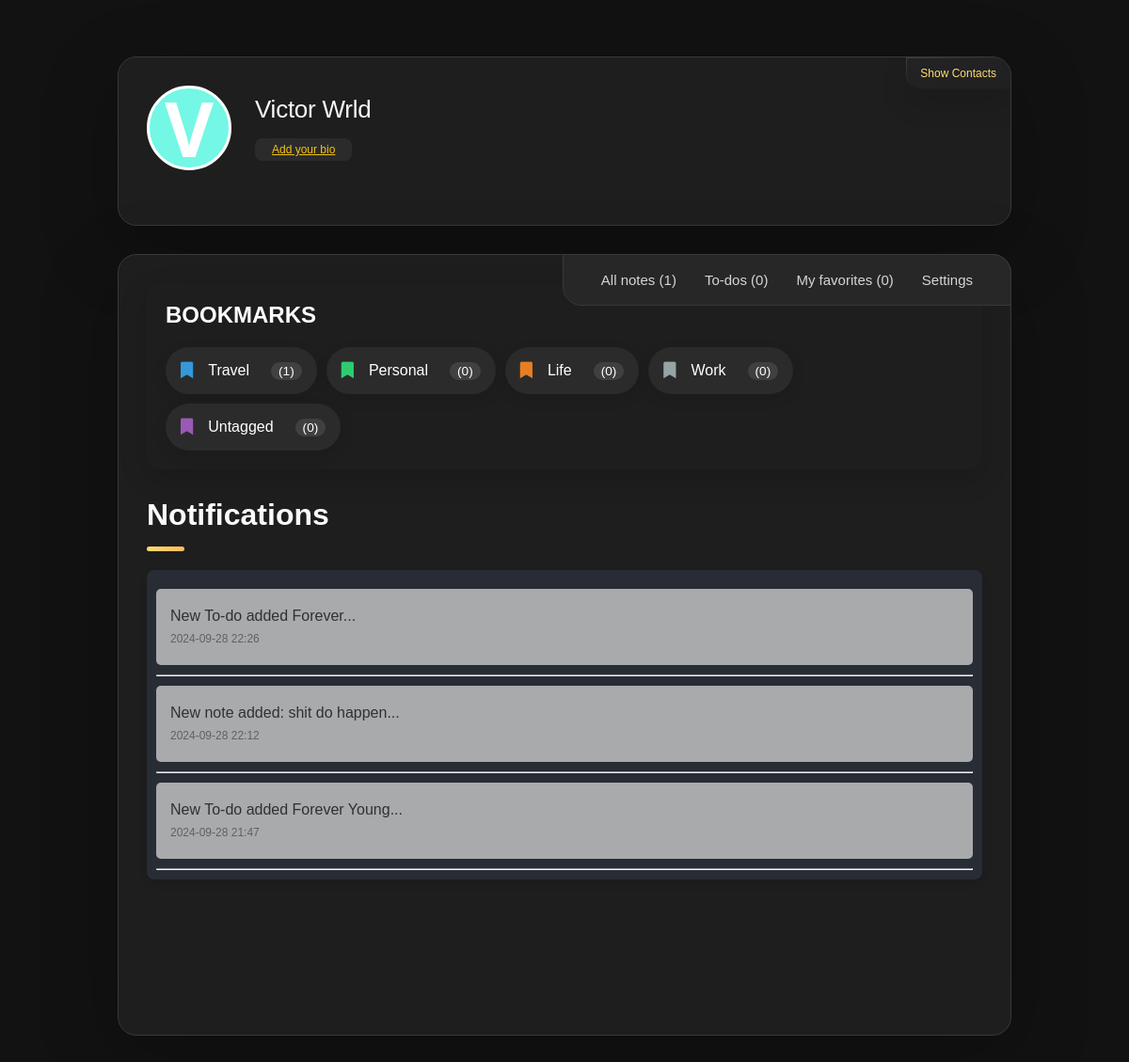
/notifications (signed in), run on the app's committed database.
### website/models.py (models this page shows, shortened)
class User(db.Model, UserMixin):
    id = db.Column(db.Integer, primary_key=True)
    email = db.Column(db.String(150), unique=True)
    password = db.Column(db.String(255))
    first_name = db.Column(db.String(225))
    second_name = db.Column(db.String(225))
    full_name = db.Column(db.String(255))
    profile_picture = db.Column(db.String(255), nullable=True)
    cover_picture = db.Column(db.String(255), nullable=True)
    user_name = db.Column(db.String(255))
    phone_number = db.Column(db.String(20))
    country_code = db.Column(db.String(10), default="+254")
    bio = db.Column(db.String(255))
    time_zone = db.Column(db.String(255))
    date_birth = db.Column(db.String(255))
    gender = db.Column(db.String(255))
    generated_color = db.Column(db.String(7))
    is_2fa_enabled = db.Column(db.Boolean, default=False)
    otp_secret = db.Column(db.String(32), nullable=True)
    temp_otp = db.Column(db.String(32), nullable=True)
    otp_method = db.Column(db.String(10), default='app')
    is_active = db.Column(db.Boolean, default=True)
    is_admin = db.Column(db.Boolean, default=False)
    email_verified = db.Column(db.Boolean, default=False)
    note_tags = db.relationship(
        "NoteTag", back_populates="user", cascade="all, delete-orphan"
    )
    notes = db.relationship("Note", back_populates="user", cascade="all, delete-orphan")
    password_reset_tokens = db.relationship(
        "PasswordResetToken", back_populates="user", cascade="all, delete-orphan"
    )
    notifications = db.relationship(
        "Notification", back_populates="user", cascade="all, delete-orphan"
    )
    todos = db.relationship("ToDo", back_populates="user", cascade="all, delete-orphan")
    email_preferences = db.relationship(
        "EmailPreferences",
        uselist=False,
        back_populates="user",
        cascade="all, delete-orphan",
    )
    push_preferences = db.relationship(
        "PushPreferences",
        uselist=False,
        back_populates="user",
        cascade="all, delete-orphan",
    )
    email_verification_tokens = db.relationship(
        "EmailVerificationToken", back_populates="user", cascade="all, delete-orphan"
    )

class NoteTag(db.Model):
    id = db.Column(db.Integer, primary_key=True)
    name = db.Column(db.String(100), nullable=False)
    color = db.Column(db.String(7), nullable=False, default="#000000")
    user_id = db.Column(db.Integer, db.ForeignKey("user.id"), nullable=False)
    created_at = db.Column(db.DateTime, default=datetime.utcnow)
    user = db.relationship("User", back_populates="note_tags")
    notes = db.relationship("Note", back_populates="tag", cascade="all, delete-orphan")

class Notification(db.Model):
    id = db.Column(db.Integer, primary_key=True)
    user_id = db.Column(db.Integer, db.ForeignKey("user.id"))
    message = db.Column(db.String(255))
    is_read = db.Column(db.Boolean, default=False)
    created_at = db.Column(db.DateTime, default=datetime.utcnow)
    user = db.relationship("User", back_populates="notifications")

### website/views.py (the view)
@views.route("/notifications")
@login_required
def notifications():
    tags = NoteTag.query.filter_by(user_id=current_user.id).all()
    tag_counts = {}
    for tag in tags:
        note_count = Note.query.filter_by(
            tag_id=tag.id, user_id=current_user.id
        ).count()
        tag_counts[tag.id] = note_count
    notifications = (
        Notification.query.filter_by(user_id=current_user.id)
        .order_by(db.desc(Notification.created_at))
        .all()
    )
    return render_template(
        "notifications.html",
        notifications=notifications,
        tags=tags,
        tag_counts=tag_counts,
    )

### website/templates/notifications.html (shortened to what this page needs)
<!DOCTYPE html>
<html lang="en">
  <head>
    <link
      rel="stylesheet"
      href="{{ url_for('static', filename='css/user_home.css') }}"
    />
    <link
      href="https://unpkg.com/boxicons@2.1.4/css/boxicons.min.css"
      rel="stylesheet"
    />
    <link
      rel="stylesheet"
      href="https://cdnjs.cloudflare.com/ajax/libs/font-awesome/5.15.4/css/all.min.css"
    />
  </head>
  <body>
    <main>
      <aside class="sidebar" data-sidebar>
        <div class="sidebar-info">
          <figure class="avatar-box">
            {% if current_user.profile_picture %}
            <img
              src="/static/profile_pics/{{ current_user.profile_picture }}"
              alt="Profile Picture"
              class="profile-image"
            />
            {% else %}
            <i
              class="fas fa-5x"
              style="--background-: {{ current_user.generated_color }}"
              >{{ current_user.first_name[0] }}</i
            >
            {% endif %}
          </figure>
          <div class="info-content">
            <h1 class="name" title="{{ current_user.full_name }}">
              {{ current_user.full_name }}
            </h1>
            <p class="title" title="{{ current_user.bio }}">
              {% if current_user.bio %} {{ current_user.bio }} {% else %}
              <a
                href="{{ url_for('views.settings') }}"
                style="color: #f1c40f; text-decoration: underline"
              >
                Add your bio
              </a>
              {% endif %}
            </p>
          </div>
          <button class="info_more-btn" data-sidebar-btn>
            <span>Show Contacts</span>
          </button>
        </div>
      </aside>
      <div class="main-content">
        <nav class="navbar">
          <ul class="navbar-list">
            <li class="navbar-item">
              <a href="/user_home" class="navbar-link">
                <p>
                  All notes
                  <span
                    style="--background-: {{ current_user.generated_color }}"
                  >
                    ({{ current_user.notes|length }})
                  </span>
                </p>
              </a>
            </li>
            <li class="navbar-item">
              <a
                href="{{ url_for('views.show_todo_page') }}"
                class="navbar-link"
              >
                <p style="--background-: {{ current_user.generated_color }}">
                  To-dos
                  <span> (<span id="todoCount">0</span>)</span>
                </p>
              </a>
            </li>
            <li class="navbar-item">
              <a href="/favorites" class="navbar-link" id="favoriteLink">
                <p style="--background-: {{ current_user.generated_color }}">
                  My favorites
                  <span> (<span id="favoriteCount">0</span>) </span>
                </p>
              </a>
            </li>
            <li class="navbar-item">
              <a
                href="{{url_for('views.settings')}}"
                class="navbar-link"
                style="--background-: {{ current_user.generated_color }}"
              >
                <p>Settings</p>
              </a>
            </li>
          </ul>
        </nav>
        <article class="about active" id="notifications">
          <section class="testimonials">
            <div class="tags">
              <p class="section-title">
                BOOKMARKS
              </p>
              <div class="tags-wrapper">
                {% for tag in tags %}
                <a href="{{ url_for('views.tag_notes', tag_id=tag.id) }}" class="tag" data-tag-id="{{ tag.id }}">
                  <i class="fas fa-bookmark" style="--bookmark-: {{ tag.color }}"></i>
                  <span class="tag-name">{{ tag.name }}</span>
                  <span class="note-count">({{ tag_counts.get(tag.id, 0) }})</span>
                </a>
                {% endfor %}
              </div>
            </div>
          </section>
          <header>
            <h2 class="h2 article-title">Notifications</h2>
          </header>
          <section class="service">
            <div class="notication-list">
              <ul
                style="--background-: {{ current_user.generated_color }}"
                id="notificationList"
              >
                {% for notification in notifications %}
                <li
                  class="notification-item {% if notification.is_read %}read{% endif %}"
                  data-notification-id="{{ notification.id }}"
                >
                  <p>{{ notification.message | striptags  | truncate(30, True, '...')}}...</p>
                  <p>
                    <small
                      >{{ notification.created_at.strftime('%Y-%m-%d %H:%M')
                      }}</small
                    >
                  </p>
                </li>
                <hr />
                {% endfor %}
              </ul>
            </div>
          </section>
        </article>
      </div>
    </main>
  </body>
</html>

### data on the page
User: first_name "V", full_name "Victor Wrld"
NoteTag: name "Travel", get "1"
NoteTag: name "Personal", get "0"
NoteTag: name "Life", get "0"
NoteTag: name "Work", get "0"
NoteTag: name "Untagged", get "0"
Notification: message "New To-do added Forever", created_at "2024-09-28 22:26"
Notification: message "New note added: shit do happen", created_at "2024-09-28 22:12"
Notification: message "New To-do added Forever Young", created_at "2024-09-28 21:47"

### other printed values
{{ current_user.notes|length }} "1"
